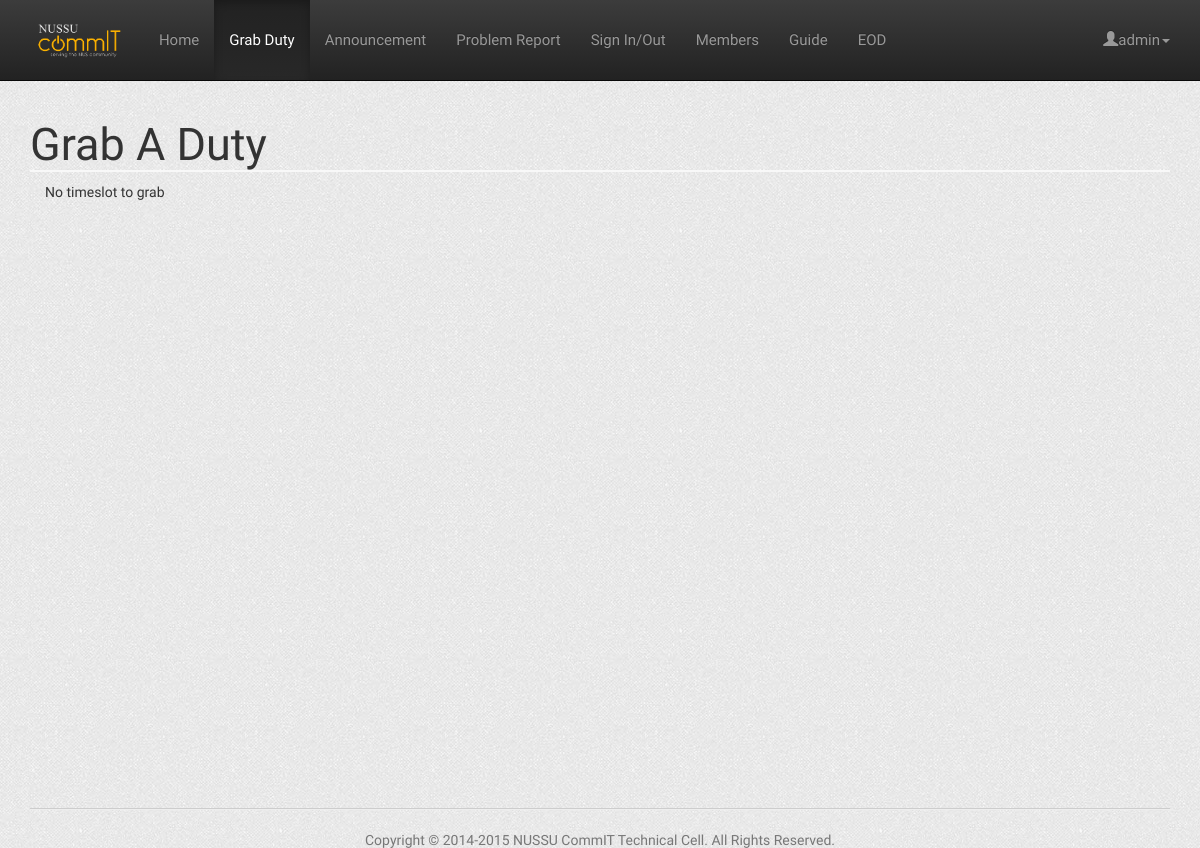
Page /grablist.php (signed in) on the earlier database version.
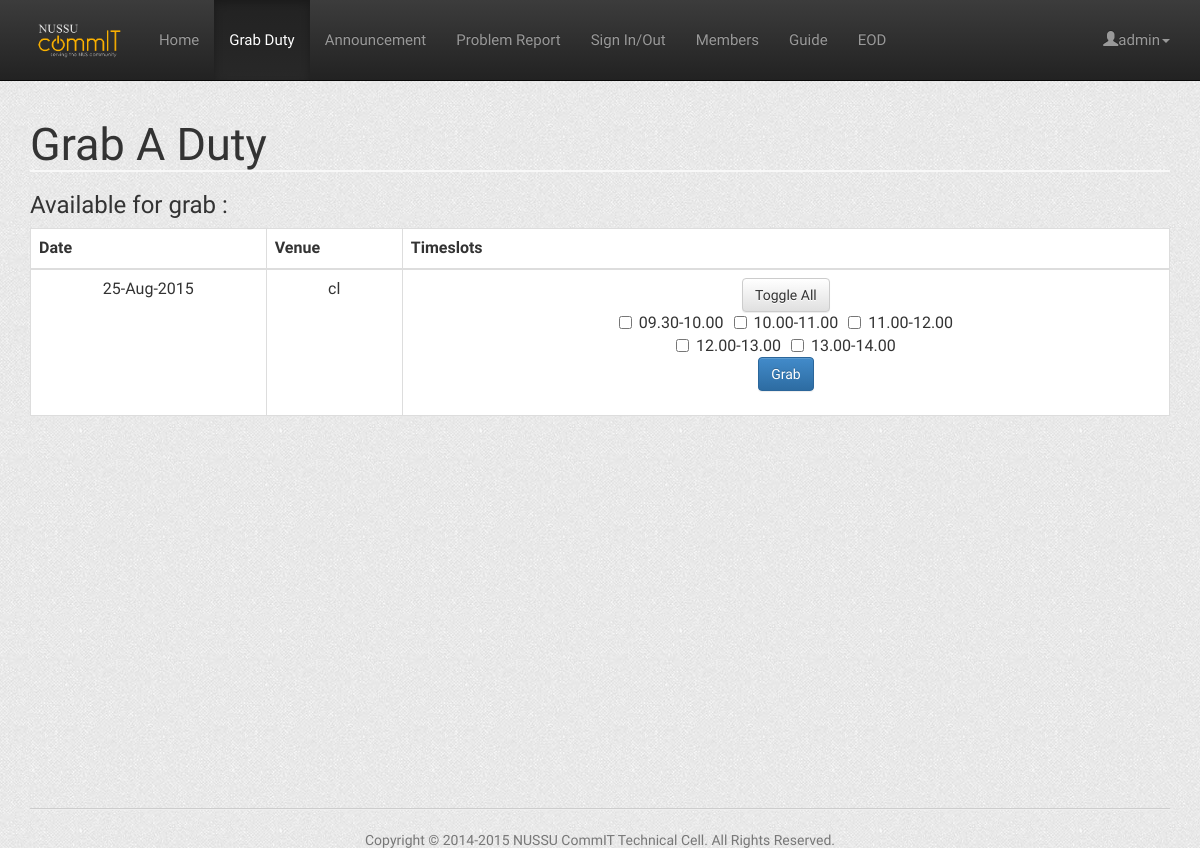
Same page on the later database version.
### tables this page shows
CREATE TABLE IF NOT EXISTS `released_duty` (
  `id` int(11) NOT NULL,
  `supervisor_id` int(11) NOT NULL COMMENT 'Releaser''s id',
  `schedule_id` int(11) NOT NULL COMMENT 'ID from duty_schedule table',
  `date` int(11) NOT NULL,
  `month` int(30) NOT NULL,
  `year` int(30) NOT NULL,
  `venue` varchar(5) NOT NULL COMMENT 'cl or yih',
  `release_time` timestamp NOT NULL DEFAULT CURRENT_TIMESTAMP ON UPDATE CURRENT_TIMESTAMP
);

CREATE TABLE IF NOT EXISTS `duty_schedule` (
  `id` int(11) NOT NULL,
  `day` varchar(30) NOT NULL,
  `time` varchar(30) NOT NULL,
  `supervisor_cl` int(11) DEFAULT '-1',
  `supervisor_yih` int(11) DEFAULT '-1',
  `row_id` int(11) NOT NULL
);

### Utils/Connection.php (called while the page is built, shortened)
<?php
function connect(){
	$conn = new PDO('mysql:host='.DB_SERVER.';dbname='.DB_NAME.';charset=utf8', DB_USER, DB_PASS,
		array(PDO::MYSQL_ATTR_FOUND_ROWS => true));
    $conn->setAttribute(PDO::ATTR_ERRMODE, PDO::ERRMODE_EXCEPTION);
    return $conn;
}
?>

### Controller/DutyController.php (called while the page is built, shortened)
<?php
require_once(dirname(__FILE__).'/../Utils/Connection.php');
require_once(dirname(__FILE__).'/../Model/Date.php');
require_once(dirname(__FILE__).'/../Utils/DBoperation.php');
class DutyController {
    private static $instance;
    private $dutySchedule;
    private $dropList;
    private function __construct() {
        $this->dutySchedule = new DBOperation("duty_schedule");
        $this->dropList = new DBoperation("released_duty");
    }
    public static function getInstance() {
    	if (!self::$instance) {
            self::$instance = new self();
        }
        return self::$instance;
    }
    public function getTimeDuty($dutySessionID) {
        $queryCondition = array('id' => $dutySessionID);
        return $this->dutySchedule->get($queryCondition)[0]['time'];
    }
    public function getAvailableDuties($date, $month, $year, $venue) {
        if ($date == null) {
            return $this->dropList->getQuery("SELECT DISTINCT date,month,year,venue FROM released_duty ORDER BY year ASC, month ASC, date ASC");
        } else {
            $queryCondition = array('date' => $date,
                                    'month' => $month,
                                    'year' => $year,
                                    'venue' => $venue);
            return $this->dropList->get($queryCondition,"schedule_id ASC");
        }
    }
}
?>

### Utils/DBhandler.php (called while the page is built, shortened)
<?php
Class DBHandler
{
    private $con;
    public function DBHandler()
    {
        $this->con = mysqli_connect(DB_SERVER,DB_USER,DB_PASS,DB_NAME);
    }
    public function getQuery($query)
    {
        $result = mysqli_query($this->con,$query);
        $data = array();
        $i = 0;
        while ($data[$i++] = mysqli_fetch_array($result));
        unset($data[count($data)-1]);
        return $data;
    }
};
?>

### Utils/DBoperation.php (called while the page is built, shortened)
<?php
require_once(dirname(__FILE__).'/DBhandler.php');
	Class DBOperation
	{
		private $tableName;
		private static $dbHandler;
		public function DBOperation($tableName)
		{
			$this->tableName = $tableName;
			self::$dbHandler = new DBHandler();
		}
                private function commandiseCondition($condition)
                {
                    $conditionCommand = "";
                    foreach ($condition as $key => $value)
                    {
                        if ($conditionCommand != "")
                        {
                            $conditionCommand = $conditionCommand." AND ";
                        }
                        $conditionCommand = $conditionCommand.$key." = \"".$value."\"";
                    }
                    return $conditionCommand;
                }
                public function get($conditions,$sortBy = "")
		{
                    $conditionCommand = $this->commandiseCondition($conditions);
                    $query = "SELECT * FROM ".$this->tableName;
                    if ($conditionCommand != "")
                    {
                        $query = $query." WHERE ".$conditionCommand;
                    }
                    if ($sortBy != "")
                    {
                        $query = $query." ORDER BY ".$sortBy;
                    }
                    return self::$dbHandler->getQuery($query);
		}
                public function getQuery($query)
                {
                        return self::$dbHandler->getQuery($query);
                }
	};
?>

### Model/Date.php (called while the page is built, shortened)
<?php
class Date {
    private $date = "";
    private $month = "";
    private $year = "";
    public function __construct($date, $month, $year) {
    	$this->date = $date;
    	$this->month = $month;
    	$this->year = $year;
    }
    public function printToString() {
        $monthName = ["Jan","Feb","Mar","Apr","May","Jun","Jul","Aug","Sep","Oct","Nov","Dec"];
        $string = $this->date."-".$monthName[$this->month-1]."-".$this->year;
        return $string;
    }
}
?>

### grablist.php (the view, shortened to what the changed rows need)
<?php include_once(dirname(__FILE__).'/Model/Date.php');?>
<?php include_once(dirname(__FILE__).'/Controller/DutyController.php');?>
<?php
    $dutyController = DutyController::getInstance();
    $availableDuties = $dutyController->getAvailableDuties(null,null,null,null);
?>
<html>
	<head>
            <link href="includes/css/bootstrap.min.css" rel="stylesheet">
            <link href="includes/css/bootstrap-theme.min.css" rel="stylesheet">
            <link href="includes/css/style.css" rel="stylesheet">
	</head>
    <body>
		<div class="container">
        <h1>Grab A Duty</h1>
        <?php
        if (count($availableDuties) > 0) {
        ?>
			<h3>Available for grab :</h3>
                <table class="table  table-hover table-bordered">
                    <thead>
                        <tr>
                            <th>Date</th>
                            <th>Venue</th>
                            <th>Timeslots</th>
                        </tr>
                    </thead>
                <?php
                for ($i = 0; $i < count($availableDuties); ++$i) {
                    $date = $availableDuties[$i]["date"];
                    $month = $availableDuties[$i]["month"];
                    $year = $availableDuties[$i]["year"];
                    $venue = $availableDuties[$i]["venue"];
                    echo "<tr>";
                    echo "<td>".(new Date($date,$month,$year))->printToString()."</td>";
                    echo "<td>".$venue."</td>";
                    echo "<td>"; ?>
                    <?php
                    $scheduleID = $dutyController->getAvailableDuties($date,$month,$year,$venue);
                    echo "<button onclick=Click(".$i.",".count($scheduleID).") class='btn btn-default'> Toggle All</button><br />";
                    ?>
                    <form action='grablist.php' method='post'>
                        <?php
                        $indexID = 0;
                        for ($j = 0; $j < count($scheduleID); ++$j) {
                            echo "<div class='checkbox-inline'>"; ?>
                            <input id='<?php echo "button$i-$j";?>' type="checkbox" name="<?php echo $scheduleID[$j]["schedule_id"];?>"> <?php
                            echo $dutyController->getTimeDuty($scheduleID[$j]["schedule_id"]);
                            echo "</div>";
                            if (++$indexID % 3 == 0 || $j == count($scheduleID) - 1) {
                                echo "<br />";
                            }
                        }
                        echo "<button type='submit' name='submit' class='btn btn-primary'>Grab</button>";
                    echo "</form>";
                    echo "</td>";
                    echo "</tr>";
                }
                ?>
                </table>
        <?php
        } else { ?>
            <div class="col-md-10">
            No timeslot to grab
            </div> <?php
        }
        ?>
		</div>
	</body>
</html>

Differences in the rows shown:
added released_duty: schedule.time "09.30-10.00"
added released_duty: schedule.time "10.00-11.00"
added released_duty: schedule.time "11.00-12.00"
added released_duty: schedule.time "12.00-13.00"
added released_duty: schedule.time "13.00-14.00"
Other differences:
text no longer shown: "No timeslot to grab"
text now shown: "Available for grab : Date Venue Timeslots"
new list line: "25-Aug-2015 cl Toggle All Grab"
